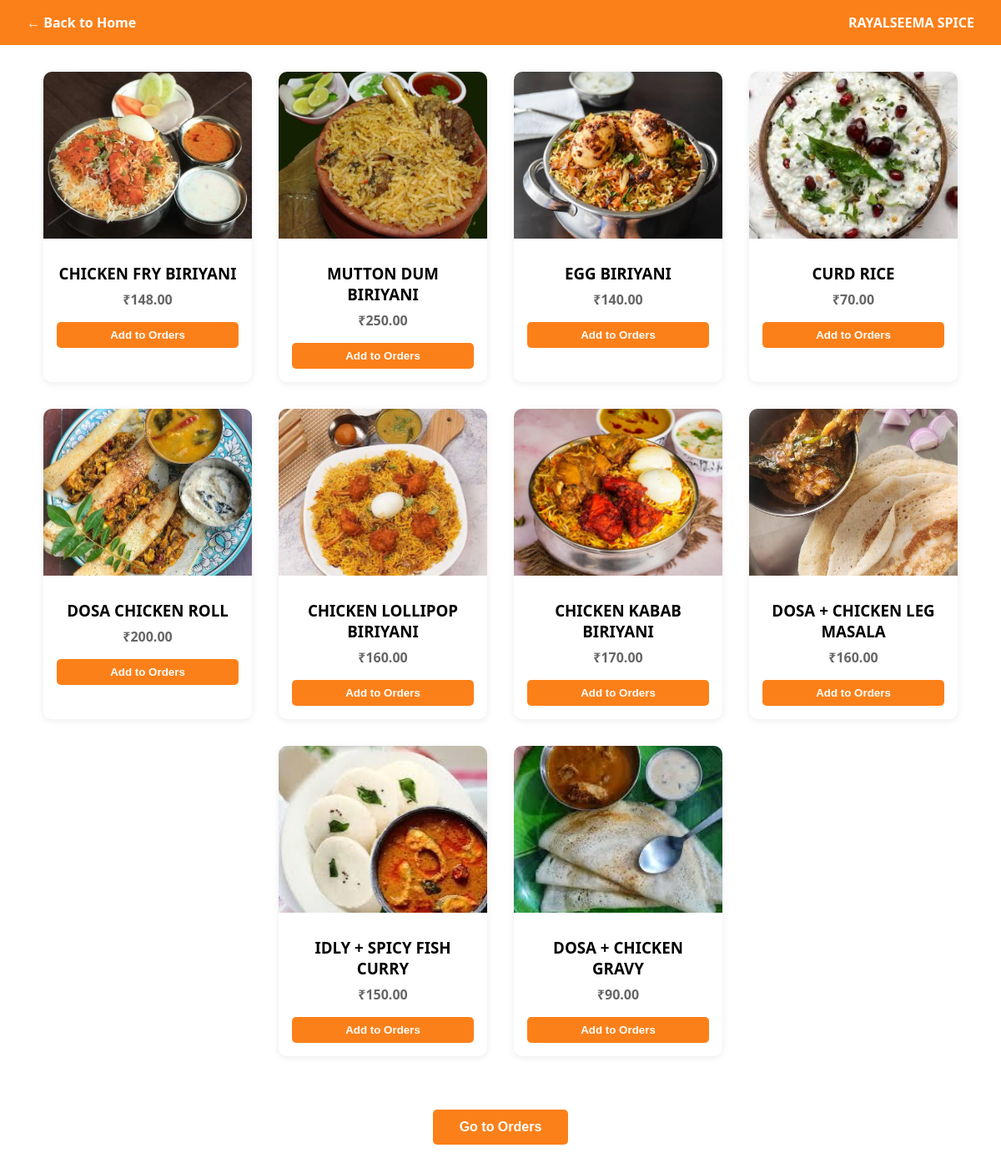
The app's page /accounts/restaurant/RAYALSEEMA SPICE/ (signed in) with its own data.
### accounts/models.py (models this page shows, shortened)
class Restaurant(models.Model):
    name = models.CharField(max_length=200)
    location = models.CharField(max_length=255)
    image = models.ImageField(upload_to='restaurants/', default='restaurants/default.jpg')
    rating = models.FloatField(default=4.5)
    delivery_time = models.IntegerField(default=30)  # in minutes
    offer = models.CharField(max_length=100, blank=True)

class Dish(models.Model):
    restaurant = models.ForeignKey(Restaurant, on_delete=models.CASCADE, related_name='menu_card')
    name = models.CharField(max_length=200)
    description = models.TextField(blank=True)
    price = models.DecimalField(max_digits=6, decimal_places=2)
    image = models.ImageField(upload_to='dishes/', default='dishes/default.jpg')
    category = models.ForeignKey(FoodCategory, on_delete=models.SET_NULL, null=True, blank=True)
    limit = models.PositiveIntegerField(default=0, help_text="Maximum number of dishes available or per order.")

### accounts/views.py (the view)
# urls.py: path('restaurant/<str:restaurant_name>/', views.restaurant_detail_view, name='restaurant_detail'),
@login_required
def restaurant_detail_view(request, restaurant_name):
    restaurant = get_object_or_404(Restaurant, name=restaurant_name)
    search_query = request.GET.get('q', '')
    dish_name = request.GET.get('dish', '')
    if dish_name:
        dishes = Dish.objects.filter(restaurant=restaurant, name__iexact=dish_name)
        message = f"Showing results for dish: {dish_name}"
    elif search_query:
        dishes = Dish.objects.filter(restaurant=restaurant, name__icontains=search_query)
        message = f"Search results for: {search_query}"
    else:
        dishes = Dish.objects.filter(restaurant=restaurant)
        message = ""
    return render(request, 'accounts/restaurant_detail.html', {
        'restaurant': restaurant,
        'dishes': dishes,
        'query': search_query,
        'message': message,
    })

### accounts/templates/accounts/restaurant_detail.html (shortened to what this page needs)
{% load static %}
<!DOCTYPE html>
<html lang="en">
<head>
</head>
<body>
    <div class="top-bar">
        <a href="{% url 'welcome' %}">← Back to Home</a>
        <span>{{ restaurant.name }}</span>
    </div>
    <div class="dish-grid">
        {% for dish in dishes %}
        <div class="dish-card">
            <img src="{{ dish.image.url }}" alt="{{ dish.name }}">
            <div class="dish-info">
                <h3>{{ dish.name }}</h3>
                <p><strong>₹{{ dish.price }}</strong></p>
                <button class="add-btn" data-dish-id="{{ dish.id }}">Add to Orders</button>
            </div>
        </div>
        {% endfor %}
    </div>
    <div class="orders-link">
        <a href="{% url 'your_orders' %}">
            <button>Go to Orders</button>
        </a>
    </div>
</body>
</html>

### accounts/templates/accounts/restaurant_detail.html (style rules this page uses)
body { font-family: 'Segoe UI', sans-serif; margin: 0; background-color: #fff; }
.top-bar { display: flex; justify-content: space-between; align-items: center; padding: 1rem 2rem; background-color: #fc8019; color: white; font-weight: bold; }
.top-bar a { color: white; text-decoration: none; }
.dish-grid { display: flex; flex-wrap: wrap; justify-content: center; gap: 2rem; padding: 2rem; }
.dish-card { width: 250px; background: white; border-radius: 10px; overflow: hidden; box-shadow: 0 2px 8px rgba(0,0,0,0.08); text-align: center; }
.dish-card img { width: 100%; height: 200px; object-fit: cover; }
.dish-info { padding: 1rem; }
.dish-info h3 { margin: 0.5rem 0; }
.dish-info p { margin: 0; color: #666; }
.add-btn { margin-top: 1rem; padding: 0.5rem 1rem; background-color: #fc8019; color: white; border: none; border-radius: 5px; cursor: pointer; font-weight: bold; width: 100%; }
.orders-link { text-align: center; margin: 2rem 0; }
.orders-link a button { background-color: #fc8019; color: white; padding: 0.75rem 2rem; font-size: 1rem; border: none; border-radius: 5px; cursor: pointer; font-weight: bold; }

### records on screen
Restaurant: name "RAYALSEEMA SPICE"
Dish: image (picture), name "CHICKEN FRY BIRIYANI", price "148.00"
Dish: image (picture), name "MUTTON DUM BIRIYANI", price "250.00"
Dish: image (picture), name "EGG BIRIYANI", price "140.00"
Dish: image (picture), name "CURD RICE", price "70.00"
Dish: image (picture), name "DOSA CHICKEN ROLL", price "200.00"
Dish: image (picture), name "CHICKEN LOLLIPOP BIRIYANI", price "160.00"
Dish: image (picture), name "CHICKEN KABAB BIRIYANI", price "170.00"
Dish: image (picture), name "DOSA + CHICKEN LEG MASALA", price "160.00"
Dish: image (picture), name "IDLY + SPICY FISH CURRY", price "150.00"
Dish: image (picture), name "DOSA + CHICKEN GRAVY", price "90.00"
